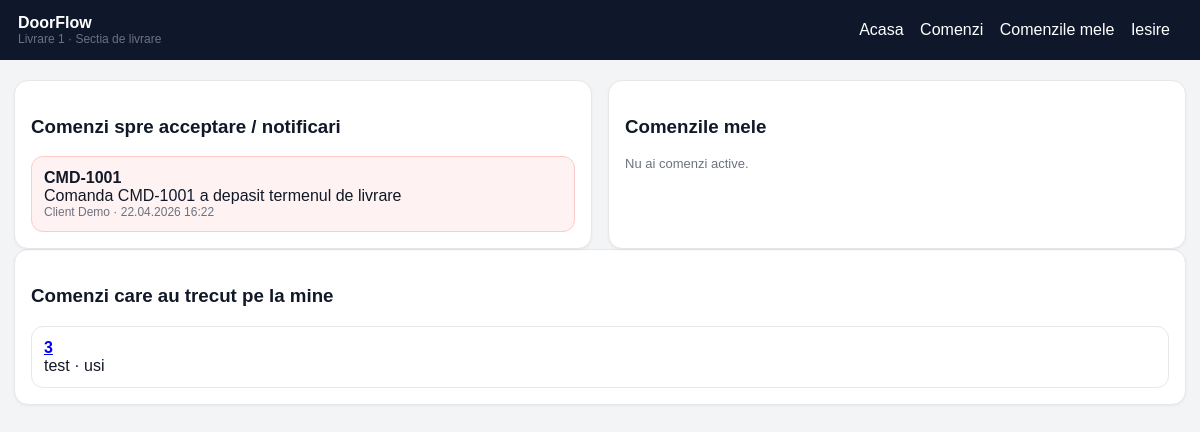
The app's page / (signed in) with its own data.
### app.py (models this page shows, shortened)
class User(UserMixin, db.Model):
    id = db.Column(db.Integer, primary_key=True)
    full_name = db.Column(db.String(120), nullable=False)
    username = db.Column(db.String(80), unique=True, nullable=False)
    password_hash = db.Column(db.String(255), nullable=False)
    role = db.Column(db.String(20), nullable=False, default=ROLE_EMPLOYEE)
    section_id = db.Column(db.Integer, db.ForeignKey("section.id"), nullable=True)
    active = db.Column(db.Boolean, nullable=False, default=True)
    @property
    def is_admin(self):
        return self.role == ROLE_ADMIN
    @property
    def is_manager(self):
        return self.role == ROLE_MANAGER

class Section(db.Model):
    id = db.Column(db.Integer, primary_key=True)
    name = db.Column(db.String(120), unique=True, nullable=False)
    flow_order = db.Column(db.Integer, nullable=False)
    deadline_days = db.Column(db.Integer, nullable=False, default=2)
    active = db.Column(db.Boolean, nullable=False, default=True)
    employees = db.relationship("User", backref="section", lazy=True)

class Notification(db.Model):
    id = db.Column(db.Integer, primary_key=True)
    user_id = db.Column(db.Integer, db.ForeignKey("user.id"), nullable=False)
    order_id = db.Column(db.Integer, db.ForeignKey("order.id"), nullable=False)
    notif_type = db.Column(db.String(50), nullable=False)
    notif_key = db.Column(db.String(255), nullable=False)
    message = db.Column(db.Text, nullable=False)
    is_active = db.Column(db.Boolean, nullable=False, default=True)
    created_at = db.Column(db.DateTime, nullable=False, default=datetime.utcnow)
    resolved_at = db.Column(db.DateTime, nullable=True)
    user = db.relationship("User", backref=db.backref("notifications", lazy=True, order_by="Notification.created_at.desc()"))
    order = db.relationship("Order")

class Order(db.Model):
    id = db.Column(db.Integer, primary_key=True)
    order_number = db.Column(db.String(50), unique=True, nullable=False)
    client_name = db.Column(db.String(150), nullable=False)
    product_name = db.Column(db.String(150), nullable=False)
    dimensions = db.Column(db.String(120), nullable=True)
    finish = db.Column(db.String(120), nullable=True)
    quantity = db.Column(db.Integer, nullable=False, default=1)
    due_date = db.Column(db.Date, nullable=True)
    notes = db.Column(db.Text, nullable=True)
    status = db.Column(db.String(50), nullable=False, default=ORDER_NEW)
    current_section_id = db.Column(db.Integer, db.ForeignKey("section.id"), nullable=True)
    current_employee_id = db.Column(db.Integer, db.ForeignKey("user.id"), nullable=True)
    created_by_id = db.Column(db.Integer, db.ForeignKey("user.id"), nullable=True)
    created_at = db.Column(db.DateTime, nullable=False, default=datetime.utcnow)
    updated_at = db.Column(db.DateTime, nullable=False, default=datetime.utcnow, onupdate=datetime.utcnow)
    current_section = db.relationship("Section", foreign_keys=[current_section_id])
    current_employee = db.relationship("User", foreign_keys=[current_employee_id])
    created_by = db.relationship("User", foreign_keys=[created_by_id])

### app.py (the view, shortened to what this page needs)
@app.route("/")
@login_required
def index():
    sync_notifications(commit=True)
    my_orders = Order.query.filter(
    Order.current_employee_id == current_user.id,
    Order.status != ORDER_DELIVERED
).order_by(Order.updated_at.desc()).all()
    inbox = Transfer.query.filter_by(to_employee_id=current_user.id, status=TRANSFER_SENT).order_by(Transfer.sent_at.desc()).all()
    notifications = get_active_notifications_for(current_user.id)
    past_orders = (
        Order.query.join(HistoryEvent, HistoryEvent.order_id == Order.id)
        .filter(HistoryEvent.employee_id == current_user.id)
        .order_by(HistoryEvent.created_at.desc())
        .distinct()
        .limit(20)
        .all()
    )
    return render_template("dashboard_employee.html", my_orders=my_orders, inbox=inbox, notifications=notifications, past_orders=past_orders)

### app.py (called while the page is built)
@login_manager.user_loader
def load_user(user_id):
    return db.session.get(User, int(user_id))

def working_days_between(start_dt: datetime, end_dt: datetime) -> int:
    if not start_dt or not end_dt:
        return 0
    start_d = start_dt.date()
    end_d = end_dt.date()
    if end_d <= start_d:
        return 0
    count = 0
    current = start_d + timedelta(days=1)
    while current <= end_d:
        if current.weekday() != 6:  # Sunday excluded
            count += 1
        current += timedelta(days=1)
    return count

def calculate_delay_days(start_dt: datetime, end_dt: datetime, allowed_days: int) -> int:
    return max(0, working_days_between(start_dt, end_dt) - max(0, allowed_days))

def get_last_accepted_transfer_for_order_in_section(order_id: int, section_id: int):
    return (
        Transfer.query.filter_by(order_id=order_id, to_section_id=section_id, status=TRANSFER_ACCEPTED)
        .order_by(Transfer.responded_at.desc())
        .first()
    )

def get_section_entry_datetime(order: Order, section_id: int):
    accepted_transfer = get_last_accepted_transfer_for_order_in_section(order.id, section_id)
    if accepted_transfer and accepted_transfer.responded_at:
        return accepted_transfer.responded_at
    return order.created_at

def current_section_delay(order: Order) -> int:
    if not order.current_section_id or order.status in (ORDER_COMPLETED, ORDER_DELIVERED, ORDER_AWAITING_RECEIPT):
        return 0
    start_dt = get_section_entry_datetime(order, order.current_section_id)
    return calculate_delay_days(start_dt, datetime.utcnow(), order.current_section.deadline_days if order.current_section else 0)

def get_active_notifications_for(user_id: int):
    return Notification.query.filter_by(user_id=user_id, is_active=True).order_by(Notification.created_at.desc()).all()

def ensure_notification(user_id: int, order_id: int, notif_type: str, notif_key: str, message: str):
    existing = Notification.query.filter_by(user_id=user_id, notif_key=notif_key, is_active=True).first()
    if existing:
        existing.message = message
        return existing
    notif = Notification(user_id=user_id, order_id=order_id, notif_type=notif_type, notif_key=notif_key, message=message, is_active=True)
    db.session.add(notif)
    return notif

### templates/dashboard_employee.html (shortened to what this page needs)
{% extends 'base.html' %}
{% block content %}
<div class="grid grid-2">
  <div class="card">
    <h3>Comenzi spre acceptare / notificari</h3>
    {% if inbox or notifications %}
      <div class="list">
      {% for notif in notifications %}
        <div class="item item-danger">
          <strong>{{ notif.order.order_number }}</strong>
          <div>{{ notif.message }}</div>
          <div class="small">{{ notif.order.client_name }} · {{ notif.created_at.strftime('%d.%m.%Y %H:%M') }}</div>
        </div>
      {% endfor %}
      </div>
    {% else %}
      <p class="label">Nu ai comenzi noi receptionate sau notificari.</p>
    {% endif %}
  </div>
  <div class="card">
    <h3>Comenzile mele</h3>
    {% if my_orders %}
      <div class="list">
      {% for order in my_orders %}
        <div class="item">
          <a href="{{ url_for('order_detail', order_id=order.id) }}"><strong>{{ order.order_number }}</strong></a>
          <div>{{ order.client_name }} · {{ order.product_name }}</div>
          <div class="small">Status: {{ status_label(order.status) }} · Termen client: {{ order.due_date.strftime('%d.%m.%Y') if order.due_date else '-' }}</div>
        </div>
      {% endfor %}
      </div>
    {% else %}
      <p class="label">Nu ai comenzi active.</p>
    {% endif %}
  </div>
</div>
<div class="card">
  <h3>Comenzi care au trecut pe la mine</h3>
  {% if past_orders %}
  <div class="list">
    {% for order in past_orders %}
      <div class="item">
        <a href="{{ url_for('order_detail', order_id=order.id) }}"><strong>{{ order.order_number }}</strong></a>
        <div>{{ order.client_name }} · {{ order.product_name }}</div>
      </div>
    {% endfor %}
  </div>
  {% else %}
  <p class="label">Nu exista comenzi in istoric.</p>
  {% endif %}
</div>
{% endblock %}

### templates/base.html (shortened to what this page needs)
<!doctype html>
<html lang="ro">
<head>
  <link rel="stylesheet" href="{{ url_for('static', filename='style.css') }}">
</head>
<body>
  {% if current_user.is_authenticated %}
  <div class="header">
    <div>
      <strong>DoorFlow</strong>
      <div class="small">{{ current_user.full_name }}{% if current_user.section %} · {{ current_user.section.name }}{% endif %}</div>
    </div>
    <nav>
      <a href="{{ url_for('index') }}">Acasa</a>
      <a href="{{ url_for('orders') }}">Comenzi</a>
      {% if current_user.role == ROLE_EMPLOYEE %}
        <a href="{{ url_for('my_history') }}">Comenzile mele</a>
      {% endif %}
      <a href="{{ url_for('logout') }}">Iesire</a>
    </nav>
  </div>
  {% endif %}
  <div class="container">
    {% block content %}{% endblock %}
  </div>
</body>
</html>

### static/style.css (style rules this page uses)
:root { --bg: #0f172a; --panel: #ffffff; --line: #e5e7eb; --text: #111827; --muted: #6b7280; --primary: #0f766e; --danger: #b91c1c; --warning: #b45309; --ok: #166534; }
* { box-sizing: border-box; }
body { margin: 0; font-family: Arial, Helvetica, sans-serif; background: #f3f4f6; color: var(--text); }
.header { background: var(--bg); color: #fff; padding: 14px 18px; display: flex; justify-content: space-between; align-items: center; gap: 12px; flex-wrap: wrap; }
.header a { color: #fff; text-decoration: none; margin-right: 12px; }
.container { max-width: 1200px; margin: 20px auto; padding: 0 14px; }
.grid { display: grid; gap: 16px; }
.grid-2 { grid-template-columns: repeat(auto-fit, minmax(260px, 1fr)); }
.card { background: var(--panel); border: 1px solid var(--line); border-radius: 14px; padding: 16px; box-shadow: 0 1px 3px rgba(0,0,0,.05); }
.label { color: var(--muted); font-size: 13px; }
.list { display: grid; gap: 12px; }
.item { border: 1px solid var(--line); border-radius: 12px; padding: 12px; background: #fff; }
.small { font-size: 12px; color: var(--muted); }
.item-danger { border-color: #fecaca; background: #fef2f2; }

### records on screen
User: full_name "Livrare 1"
Section: section.name "Sectia de livrare"
Notification: order.order_number "CMD-1001", message "Comanda CMD-1001 a depasit termenul de livrare", order.client_name "Client Demo", created_at "22.04.2026 16:22"
Order: order_number "3", client_name "test", product_name "usi"
